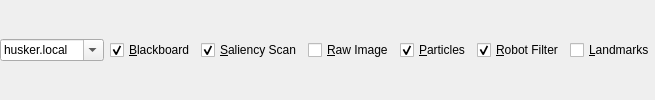
<?xml version="1.0" encoding="UTF-8"?>
<ui version="4.0">
 <class>ConnectionBar</class>
 <widget class="QDockWidget" name="ConnectionBar">
  <property name="allowedAreas">
   <set>Qt::BottomDockWidgetArea|Qt::TopDockWidgetArea</set>
  </property>
  <property name="windowTitle">
   <string>Connect to ...</string>
  </property>
  <widget class="QWidget" name="connectionBarContents">
   <layout class="QHBoxLayout" name="horizontalLayout">
    <property name="margin">
     <number>0</number>
    </property>
    <item>
     <widget class="QComboBox" name="cbHost">
      <property name="toolTip">
       <string>Hostname or IP to connect to</string>
      </property>
      <property name="editable">
       <bool>true</bool>
      </property>
      <item>
       <property name="text">
        <string>husker.local</string>
       </property>
      </item>
      <item>
       <property name="text">
        <string>apollo.local</string>
       </property>
      </item>
      <item>
       <property name="text">
        <string>athena.local</string>
       </property>
      </item>
      <item>
       <property name="text">
        <string>helo.local</string>
       </property>
      </item>
      <item>
       <property name="text">
        <string>hotdog.local</string>
       </property>
      </item>
      <item>
       <property name="text">
        <string>starbuck.local</string>
       </property>
      </item>
      <item>
       <property name="text">
        <string>mario.local</string>
       </property>
      </item>
      <item>
       <property name="text">
        <string>luigi.local</string>
       </property>
      </item>
      <item>
       <property name="text">
        <string>peach.local</string>
       </property>
      </item>
      <item>
       <property name="text">
        <string>bowser.local</string>
       </property>
      </item>
      <item>
       <property name="text">
        <string>yoshi.local</string>
       </property>
      </item>
      <item>
       <property name="text">
        <string>toad.local</string>
       </property>
      </item>
      <item>
       <property name="text">
        <string>boomer.local</string>
       </property>
      </item>
      <item>
       <property name="text">
        <string>hunter.local</string>
       </property>
      </item>
      <item>
       <property name="text">
        <string>smoker.local</string>
       </property>
      </item>
      <item>
       <property name="text">
        <string>tank.local</string>
       </property>
      </item>
      <item>
       <property name="text">
        <string>witch.local</string>
       </property>
      </item>
      <item>
       <property name="text">
        <string>localhost</string>
       </property>
      </item>
     </widget>
    </item>
    <item>
     <widget class="QCheckBox" name="cbBlackboard">
      <property name="toolTip">
       <string>Blackboard</string>
      </property>
      <property name="text">
       <string>&amp;Blackboard</string>
      </property>
      <property name="shortcut">
       <string>Alt+B</string>
      </property>
      <property name="checked">
       <bool>true</bool>
      </property>
      <attribute name="buttonGroup">
       <string>bgMasks</string>
      </attribute>
     </widget>
    </item>
    <item>
     <widget class="QCheckBox" name="cbSaliency">
      <property name="toolTip">
       <string>Saliency Scan</string>
      </property>
      <property name="text">
       <string>&amp;Saliency Scan</string>
      </property>
      <property name="shortcut">
       <string>Alt+S</string>
      </property>
      <property name="checked">
       <bool>true</bool>
      </property>
      <attribute name="buttonGroup">
       <string>bgMasks</string>
      </attribute>
     </widget>
    </item>
    <item>
     <widget class="QCheckBox" name="cbRaw">
      <property name="toolTip">
       <string>Raw Image</string>
      </property>
      <property name="text">
       <string>&amp;Raw Image</string>
      </property>
      <property name="shortcut">
       <string>Alt+R</string>
      </property>
      <attribute name="buttonGroup">
       <string>bgMasks</string>
      </attribute>
     </widget>
    </item>
    <item>
     <widget class="QCheckBox" name="cbParticles">
      <property name="text">
       <string>&amp;Particles</string>
      </property>
      <property name="shortcut">
       <string>Alt+P</string>
      </property>
      <property name="checked">
         <bool>true</bool>
      </property>
      <attribute name="buttonGroup">
       <string>bgMasks</string>
      </attribute>
     </widget>
    </item>
    <item>
     <widget class="QCheckBox" name="cbRobotFilter">
        <property name="text">
           <string>&amp;Robot Filter</string>
        </property>
        <property name="shortcut">
           <string>Alt+F</string>
        </property>
        <property name="checked">
           <bool>true</bool>
        </property>
        <attribute name="buttonGroup">
           <string>bgMasks</string>
        </attribute>
     </widget>
    </item>
    <item>
     <widget class="QCheckBox" name="cbLandmarks">
        <property name="text">
           <string>&amp;Landmarks</string>
        </property>
        <property name="shortcut">
           <string>Alt+F</string>
        </property>
        <attribute name="buttonGroup">
           <string>bgMasks</string>
        </attribute>
     </widget>
    </item>
   </layout>
  </widget>
 </widget>
 <resources/>
 <connections/>
 <buttongroups>
  <buttongroup name="bgMasks">
   <property name="exclusive">
    <bool>false</bool>
   </property>
  </buttongroup>
 </buttongroups>
</ui>
